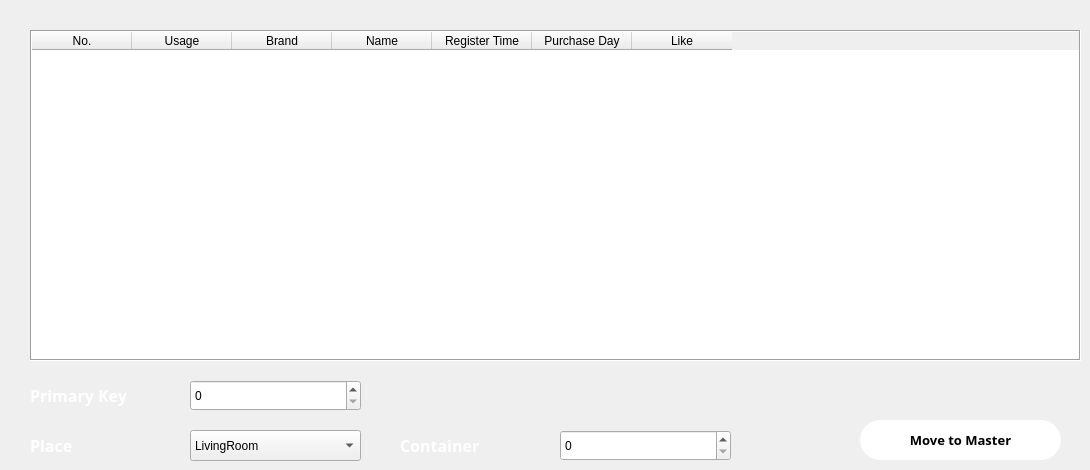
   <widget class="QWidget" name="Temp_Item">
    <attribute name="title">
     <string>Temporary</string>
    </attribute>
    <widget class="QTableWidget" name="TempTable">
     <property name="geometry">
      <rect>
       <x>30</x>
       <y>30</y>
       <width>1051</width>
       <height>331</height>
      </rect>
     </property>
     <property name="frameShape">
      <enum>QFrame::Box</enum>
     </property>
     <property name="iconSize">
      <size>
       <width>0</width>
       <height>0</height>
      </size>
     </property>
     <property name="horizontalScrollMode">
      <enum>QAbstractItemView::ScrollPerItem</enum>
     </property>
     <property name="gridStyle">
      <enum>Qt::DashLine</enum>
     </property>
     <property name="rowCount">
      <number>0</number>
     </property>
     <property name="columnCount">
      <number>7</number>
     </property>
     <column>
      <property name="text">
       <string>No.</string>
      </property>
     </column>
     <column>
      <property name="text">
       <string>Usage</string>
      </property>
     </column>
     <column>
      <property name="text">
       <string>Brand</string>
      </property>
     </column>
     <column>
      <property name="text">
       <string>Name</string>
      </property>
     </column>
     <column>
      <property name="text">
       <string>Register Time</string>
      </property>
     </column>
     <column>
      <property name="text">
       <string>Purchase Day</string>
      </property>
     </column>
     <column>
      <property name="text">
       <string>Like</string>
      </property>
     </column>
    </widget>
    <widget class="QLabel" name="label_23">
     <property name="geometry">
      <rect>
       <x>30</x>
       <y>380</y>
       <width>171</width>
       <height>31</height>
      </rect>
     </property>
     <property name="font">
      <font>
       <family>century gothic</family>
       <pointsize>12</pointsize>
       <weight>75</weight>
       <bold>true</bold>
      </font>
     </property>
     <property name="styleSheet">
      <string notr="true">color:white;</string>
     </property>
     <property name="text">
      <string>Primary Key</string>
     </property>
    </widget>
    <widget class="QSpinBox" name="TempNumberAdd">
     <property name="geometry">
      <rect>
       <x>190</x>
       <y>380</y>
       <width>171</width>
       <height>31</height>
      </rect>
     </property>
    </widget>
    <widget class="QLabel" name="label_6">
     <property name="geometry">
      <rect>
       <x>30</x>
       <y>430</y>
       <width>101</width>
       <height>31</height>
      </rect>
     </property>
     <property name="font">
      <font>
       <family>century gothic</family>
       <pointsize>12</pointsize>
       <weight>75</weight>
       <bold>true</bold>
      </font>
     </property>
     <property name="styleSheet">
      <string notr="true">color:white;</string>
     </property>
     <property name="text">
      <string>Place</string>
     </property>
    </widget>
    <widget class="QComboBox" name="TempStorageAdd">
     <property name="geometry">
      <rect>
       <x>190</x>
       <y>430</y>
       <width>171</width>
       <height>31</height>
      </rect>
     </property>
     <item>
      <property name="text">
       <string>LivingRoom</string>
      </property>
     </item>
     <item>
      <property name="text">
       <string>Kitchen</string>
      </property>
     </item>
     <item>
      <property name="text">
       <string>BathRoom</string>
      </property>
     </item>
     <item>
      <property name="text">
       <string>BedRoom</string>
      </property>
     </item>
     <item>
      <property name="text">
       <string>Library</string>
      </property>
     </item>
     <item>
      <property name="text">
       <string>Etc</string>
      </property>
     </item>
    </widget>
    <widget class="QLabel" name="label_7">
     <property name="geometry">
      <rect>
       <x>400</x>
       <y>430</y>
       <width>131</width>
       <height>31</height>
      </rect>
     </property>
     <property name="font">
      <font>
       <family>century gothic</family>
       <pointsize>12</pointsize>
       <weight>75</weight>
       <bold>true</bold>
      </font>
     </property>
     <property name="styleSheet">
      <string notr="true">color:white;</string>
     </property>
     <property name="text">
      <string>Container</string>
     </property>
    </widget>
    <widget class="QSpinBox" name="TempContainerAdd">
     <property name="geometry">
      <rect>
       <x>560</x>
       <y>430</y>
       <width>171</width>
       <height>31</height>
      </rect>
     </property>
    </widget>
    <widget class="QPushButton" name="AddPush_3">
     <property name="geometry">
      <rect>
       <x>860</x>
       <y>420</y>
       <width>201</width>
       <height>40</height>
      </rect>
     </property>
     <property name="font">
      <font>
       <family>century gothic</family>
       <pointsize>10</pointsize>
       <weight>75</weight>
       <italic>false</italic>
       <bold>true</bold>
      </font>
     </property>
     <property name="styleSheet">
      <string notr="true">QPushButton {
	background:white;	
	border-radius:20px;
	font:10pt;
	font-weight:bold;
}

QPushButton:hover {
	color:white;
	background:rgba(0,0,0,0.8);
}

</string>
     </property>
     <property name="text">
      <string>Move to Master</string>
     </property>
    </widget>
   </widget>
